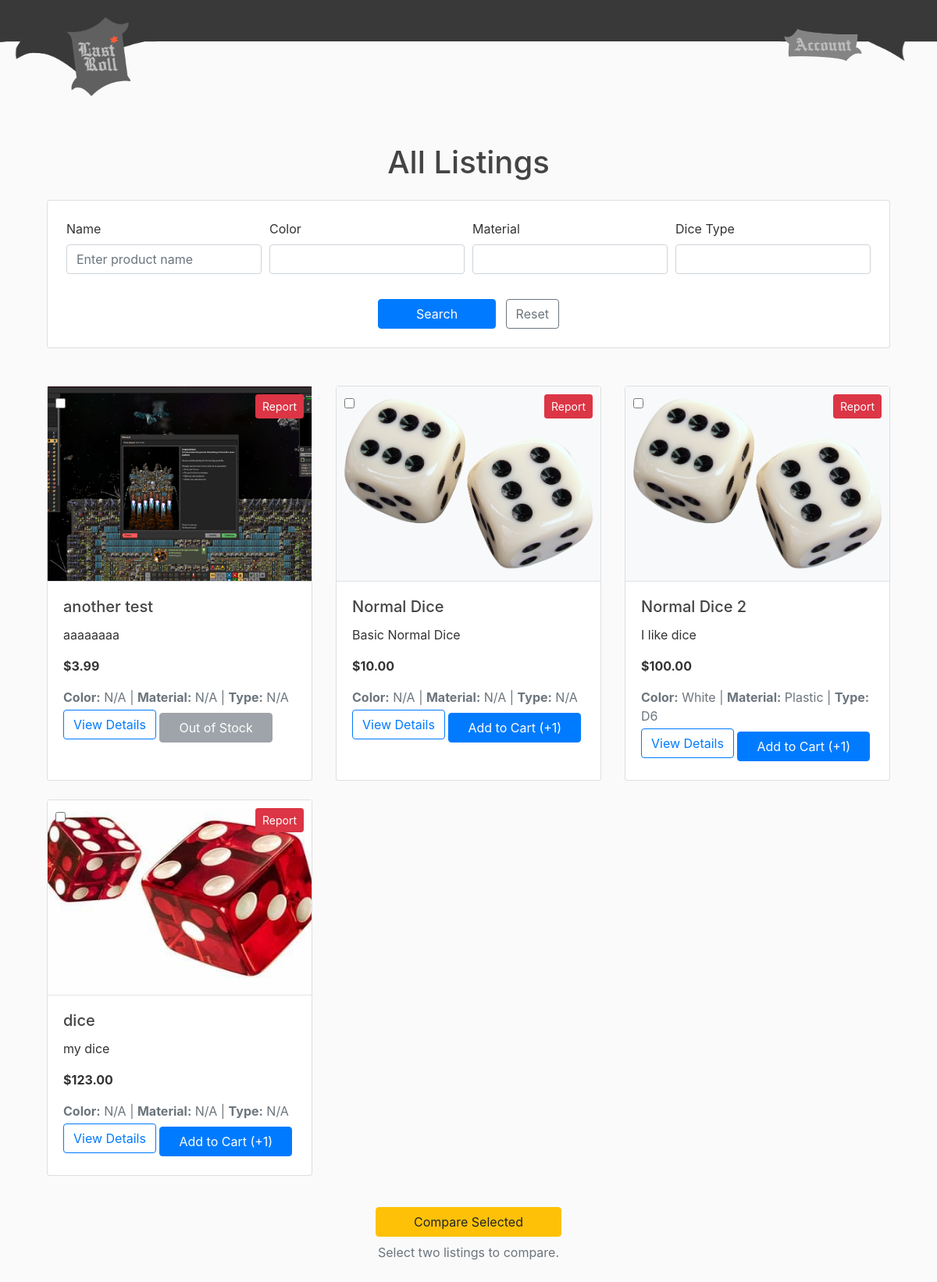
The page /alllistings/ (signed in) on the database its author committed.
### store/models.py (models this page shows, shortened)
class Product(models.Model):
    seller = models.ForeignKey(Seller, on_delete=models.CASCADE)
    name = models.CharField(max_length=100)
    description = models.TextField(blank=True)
    price = models.DecimalField(max_digits=8, decimal_places=2)
    color = models.CharField(max_length=30, default="N/A", db_index=True)
    material = models.CharField(max_length=30, default="N/A", db_index=True)
    dice_type = models.CharField(max_length=30, default="N/A", db_index=True)
    stock = models.PositiveIntegerField(default=0)
    image = models.ImageField(upload_to='product_images/', blank=True)
    created_at = models.DateTimeField(default=timezone.now)
    status = models.IntegerField(default=0)
    is_reported = models.BooleanField(default=False)
    report_confirmed = models.BooleanField(default=False)

### shop/views.py (the view)
# urls.py: path('alllistings/', views.alllistings, name='shop-alllistings'),
@login_required
def alllistings(request):
    query = request.GET.get('name', '').strip()
    color = request.GET.get('color', '').strip()
    material = request.GET.get('material', '').strip()
    dice_type = request.GET.get('dice_type', '').strip()
    listings = Product.objects.filter(status=1)
    if query:
        listings = listings.filter(name__icontains=query)
    if color:
        listings = listings.filter(color__icontains=color)
    if material:
        listings = listings.filter(material__icontains=material)
    if dice_type:
        listings = listings.filter(dice_type__icontains=dice_type)
    context = {
        'title': 'All Listings',
        'listings': listings,
        'query': query,
        'color_query': color,
        'material_query': material,
        'dice_type_query': dice_type,
    }
    return render(request, 'shop/alllistings.html', context)

### shop/templates/shop/alllistings.html (shortened to what this page needs)
{% extends "shop/base.html" %}
{% block content %}
<div class="container mt-4">
  <h1 class="text-center mb-4">All Listings</h1>
  <form method="GET" class="mb-5">
    <div class="card shadow-sm p-4">
      <div class="form-row">
        <div class="form-group col-md-3">
          <label for="searchName">Name</label>
          <input type="text" id="searchName" name="name" class="form-control"
                 placeholder="Enter product name" value="{{ query }}">
        </div>
        <div class="form-group col-md-3">
          <label for="searchColor">Color</label>
          <input type="text" id="searchColor" name="color" class="form-control"
                 list="color-options" value="{{ color_query }}">
        </div>
        <div class="form-group col-md-3">
          <label for="searchMaterial">Material</label>
          <input type="text" id="searchMaterial" name="material" class="form-control"
                 list="material-options" value="{{ material_query }}">
        </div>
        <div class="form-group col-md-3">
          <label for="searchDiceType">Dice Type</label>
          <input type="text" id="searchDiceType" name="dice_type" class="form-control"
                 list="dice-type-options" value="{{ dice_type_query }}">
        </div>
      </div>
      <div class="text-center mt-3">
        <button type="submit" class="btn btn-primary px-5">Search</button>
        <button type="reset" class="btn btn-outline-secondary ml-2"
                onclick="window.location.href='{{ request.path }}'">Reset</button>
      </div>
    </div>
  </form>
  <div class="row mt-4">
    {% if listings %}
      {% for product in listings %}
      <div class="col-md-4 mb-4">
        <div class="card shadow-sm h-100 position-relative">
          <div class="position-absolute" style="top:10px; left:10px; z-index:2;">
            <input type="checkbox" class="compare-checkbox" value="{{ product.id }}">
          </div>
          <form action="{% url 'report_product' product.id %}" method="post"
                class="position-absolute"
                style="top:10px; right:10px; z-index:2;">
            <button type="submit" class="btn btn-sm btn-danger">
              Report
            </button>
          </form>
          <a href="{% url 'listing' product.id %}" style="text-decoration:none; color:inherit;">
            <div class="d-flex align-items-center justify-content-center bg-light border-bottom" style="height: 250px;">
              {% if product.image %}
                <span style="display: inline-block; width: 100%; height: 100%;
                             background-image: url('{{ product.image.url }}');
                             background-size: cover; background-position: center;">
                </span>
              {% else %}
                <div class="text-muted">No Image Available</div>
              {% endif %}
            </div>
          </a>
          <div class="card-body">
            <h5 class="card-title">{{ product.name }}</h5>
            <p class="card-text">{{ product.description|truncatechars:100 }}</p>
            <p class="card-text"><strong>${{ product.price }}</strong></p>
            <p class="card-text text-muted mb-1">
              <strong>Color:</strong> {{ product.color }} |
              <strong>Material:</strong> {{ product.material }} |
              <strong>Type:</strong> {{ product.dice_type }}
            </p>
            <a href="{% url 'listing' product.id %}" class="btn btn-outline-primary mb-2">
              View Details
            </a>
            <form action="{% url 'add_to_cart' product.id %}" method="post" class="d-inline">
              {% if product.stock > 0 %}
                <button type="submit" class="btn btn-primary px-4 me-2">
                  Add to Cart (+1)
                </button>
              {% else %}
                <button type="button" class="btn btn-secondary px-4 me-2" disabled>
                  Out of Stock
                </button>
              {% endif %}
            </form>
          </div>
        </div>
      </div>
      {% endfor %}
    {% else %}
      {% if query or color_query or material_query or dice_type_query %}
        <p class="text-center text-danger mt-5">No results found.</p>
      {% else %}
        <p class="text-center text-muted mt-5">There are no listings yet.</p>
      {% endif %}
    {% endif %}
  </div>
  {% if listings %}
  <div class="text-center mt-3 mb-5">
    <button type="button" id="compare-btn" class="btn btn-warning px-5">
      Compare Selected
    </button>
    <p class="text-muted mt-2">Select two listings to compare.</p>
  </div>
  {% endif %}
</div>
{% endblock %}

### shop/static/shop/main.css (style rules this page uses)
body { background: #fafafa; color: #333333; margin-top: 5rem; }
h1, h2, h3, h4, h5, h6 { color: #444444; }

### rows shown on the page
Product: image (picture), name "another test", description "aaaaaaaa", price "3.99", color "N/A", material "N/A", dice_type "N/A", stock "Out of Stock"
Product: image (picture), name "Normal Dice", description "Basic Normal Dice", price "10.00", color "N/A", material "N/A", dice_type "N/A", stock "Add to Cart (+1)"
Product: image (picture), name "Normal Dice 2", description "I like dice", price "100.00", color "White", material "Plastic", dice_type "D6", stock "Add to Cart (+1)"
Product: image (picture), name "dice", description "my dice", price "123.00", color "N/A", material "N/A", dice_type "N/A", stock "Add to Cart (+1)"
